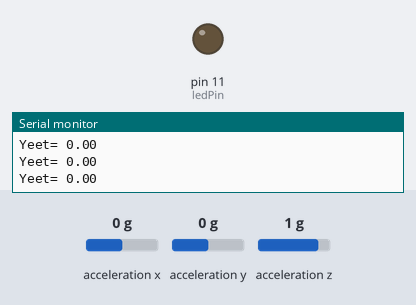
Bench run of a sketch on a simulated Arduino Uno, built with avr-gcc and run on an emulated ATmega328P. Shown: output pins drawn as LEDs (lit = HIGH), the last lines printed to the serial monitor. Wiring (inferred from the names in the program): ADXL345 accelerometer at I2C address 0x53. The inputs (shaded band) are chosen by the test bench; at power-on: acceleration x 0 g, acceleration y 0 g, acceleration z 1 g.

Above: at 1.2 s.
1.3 s: acceleration x set to -0.9 g
2.8 s: acceleration x set to -1.2 g
At 7.62 s:
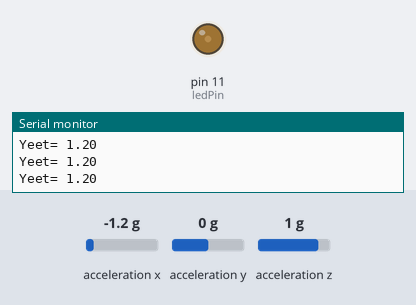
At 12.47 s:
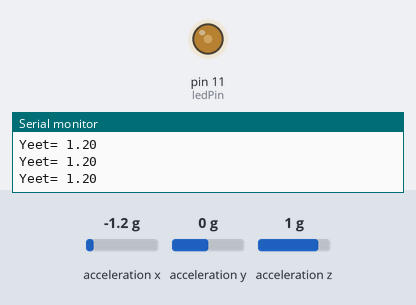
Timing chart, 0 to 17.3 s (numbered marks = the images above; inputs shaded):
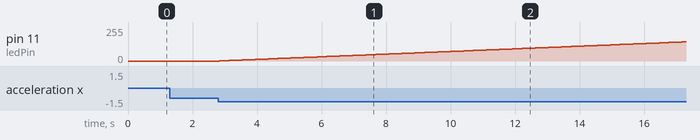

Measured:
- the behaviour switches between -1 and -1.1 g on acceleration x (found by bisection; images 0 and 1)
- after the input at 2.8 s, pin 11 (ledPin): moves from 0/255 to 144/255 over 14.4 s, starting at once

The sketch:

GoodBoiCode.ino
```cpp
/*  Overheating Minigun Effect
 *  By: Duncan McCormick
 *  for: Building Interactive Gadjets
 *  Date: 12/6/2019
 *  Basecode from: https://howtomechatronics.com/tutorials/arduino/how-to-track-orientation-with-arduino-and-adxl345-accelerometer/
 *  Basecode by: Dejan
 */

#include <Wire.h>                                     //  includes the Wire.h libary
int ADXL345 = 0x53;


int ledPin = 11;                                      //  Sets the ledPin to pin 11
int brightBoi = 0;                                    //  Sets the brightness level to 0

void setup()                                          //  SETUP!!!!!
{
  pinMode(ledPin, OUTPUT);                            //  Sets the ledPin to OUTPUT not sure if its needed because Im using analog(SIDE NOTE: I think ill keep this in if brightness isnt working for the cosplay so that when brightness equals 255 it sets the led to HIGH. I found when its set to HIGH its brighter.)
  Serial.begin(9600);                                 //  Begins serial comunications
  Wire.begin();
  Wire.beginTransmission(ADXL345);                    //  Talks to the ADLX345
  Wire.write(0x2D);
  Wire.write(8);                                      //  If I change this stuff it doesnt work so im not touching it
  Wire.endTransmission();
}

void loop(){
  float Yeets = YeetMeter();                          //  Summons the YeetMeter function and gives its Yeets value to Yeets
  Yeets = abs(Yeets);                                 //  Sets Yeets to the absolute value so I don't have to deal with negative ranges
  Serial.print("Yeet= ");                             //  Prints Yeets=
  Serial.println(Yeets);                              //  Prints what Yeets= is and ends the line

  if(Yeets > 1.00 && brightBoi <= 254){               //  If the Xvalue which is set to Yeets is greater than 1 and the brightness is less than 254 is will run the following
      brightBoi= brightBoi+1;                         //  it takes the Brightness and adds one to it.
   }                                                  //  The reason it wont run when brightness is greater than 254 is to stop it from going over and than resetting the brightness.

  if(Yeets <= 1.00 && brightBoi >= 1){                //  Basically the opposite of the above
      brightBoi = brightBoi-1;                        //  instead of increassing the brightness it decreases
      delay(100);                                     //  I'm still ocasionally messing around with this because I want it to fade out slower without looking wrong this fades out to fast imo
    }

analogWrite(ledPin, brightBoi);                       //  makes the light light up equal to the value of brightBoi
delay(100);                                           //  waits before running the code again
}

float YeetMeter()                                     //  I put YeetMeter into a function at the start of the project because I thought I would need to call it multiple times. I didnt though
{
  float Yeetmeter;                                    //  Creates Yeetmeter as a float value
  float Yeets;                                        //  Makes Yeets
  Wire.beginTransmission(ADXL345);                    //  Begins transmission to the ADXL345 accelerometer chip, not to much is modified from the example code.
  Wire.write(0x32);                                   //
  Wire.endTransmission(false);                        //
  Wire.requestFrom(ADXL345, 2, true);                 //  I only need the X axis so I dont need the two
  Yeetmeter = ( Wire.read()| Wire.read() << 8);       //
  Yeetmeter = Yeetmeter/256;                          //  divides Yeetmeter by 256 to make a smaller value. listed in the ADLX345.pdf I linked are the other values
  Yeets = Yeetmeter;                                  //  gives thE Yeetmeter's value to Yeets
  Yeets;                                              //  Yeet
  return Yeets;                                       //  Returns the Yeets value
}
```
